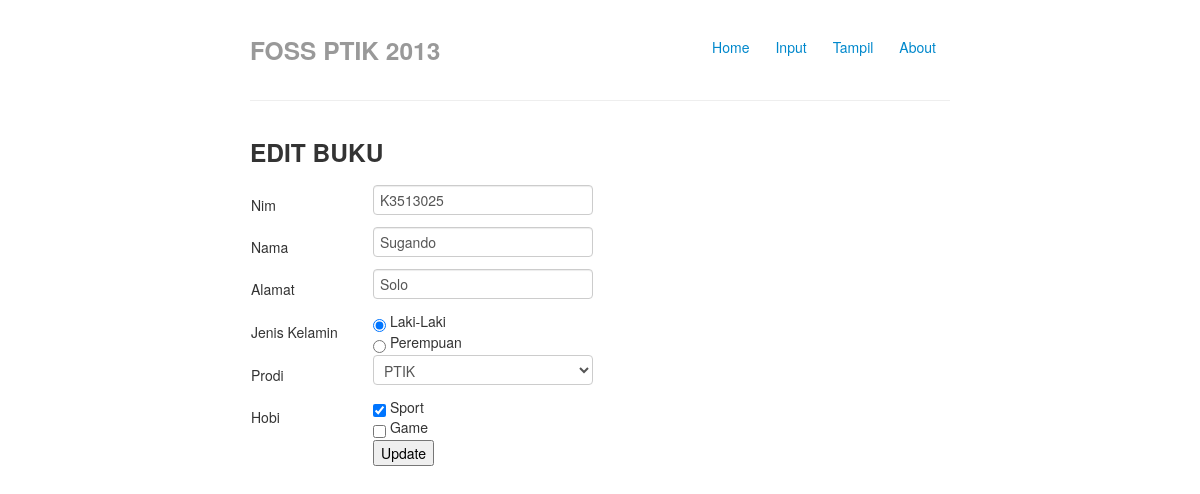
Screenshot of /index.php/mahasiswa/edit/7 with the database file from the repository.
### tables this page shows
CREATE TABLE IF NOT EXISTS `mahasiswa` (
`id` int(10) NOT NULL,
  `nim` varchar(10) NOT NULL,
  `nama` varchar(100) NOT NULL,
  `alamat` text NOT NULL,
  `jk` varchar(10) NOT NULL,
  `prodi` varchar(20) NOT NULL,
  `hobi` varchar(50) NOT NULL
);

### application/controllers/mahasiswa.php (called while the page is built, shortened)
<?php
class Mahasiswa extends CI_Controller {
	function __construct(){
		$this->load->helper(array('url','form'));
		$this->load->model('m_mahasiswa');
	}
	function edit($id){
		$data=array(
			'id'=>$id
			);
		$data['data_edit']=$this->m_mahasiswa->m_edit($data);
		$this->load->view('v_edit',$data);
	}
}
?>

### index.php (called while the page is built, shortened)
<?php
require_once BASEPATH.'core/CodeIgniter.php';

### application/models/m_mahasiswa.php (called while the page is built, shortened)
<?php
class M_mahasiswa extends CI_Controller{
	function m_edit($data){
		$this->db->where($data);
		$edit = $this->db->get('mahasiswa');
		return $edit->result();
	}
}
?>

### application/views/v_edit.php (the view, shortened to what this page needs)
	<h3>EDIT BUKU</h3>
	<?php foreach ($data_edit as $tes) {
		?>
		<form method="post" action="<?php echo base_url().'index.php/mahasiswa/update' ?>">
			<table>
				<tr>
					<td><input type="hidden" name="id" value="<?php echo $tes->id ?>"></td>
				</tr>
				<tr>
					<td width="120">Nim</td><td><input type="text" name="nim" value="<?php echo $tes->nim ?>"></td>
				</tr>
				<tr>
					<td width="120">Nama</td><td><input type="text" name="nama" value="<?php echo $tes->nama ?>"></td>
				</tr>
				<tr>
					<td>Alamat</td><td><input type="text" name="alamat" value="<?php echo $tes->alamat ?>"></td>
				</tr>
				<tr>
					<td>Jenis Kelamin</td>
					<td>
						<input type="radio" name="jk" value="Laki-laki" <?php if ($tes->jk=='Laki-laki') {echo set_radio('Laki-laki','Laki-laki',TRUE);} ?>> Laki-Laki <br />
						<input type="radio" name="jk" value="Perempuan" <?php if ($tes->jk=='Perempuan') {echo set_radio('Perempuan','Perempuan',TRUE);} ?>> Perempuan
					</td>
				</tr>
				<tr>
					<td>Prodi</td>
					<td><select name="prodi">
						<option value="PTIK" <?php if($tes->prodi=='PTIK') {echo "selected";} ?>>PTIK</option>
					</select>
				</td>
				</tr>
				<tr>
				<?php $pecah = explode(',', $tes->hobi); ?>
					<td>Hobi</td>
					<td><input type="checkbox" name="hobi[]" value="Sport" <?php if(in_array('Sport', $pecah)) {echo "checked";} ?>> Sport<br>
						<input type="checkbox" name="hobi[]" value="Game" <?php if(in_array('Game', $pecah)) {echo "checked";} ?>> Game
					</td>
				</tr>
				<tr>
					<td></td><td><input type="submit" value="Update" ></td>
				</tr>
			</table>
		</form>
		<?php
	}
	?>
</body>
</html>

### application/views/header.php (style rules this page uses)
body { padding-top: 20px; padding-bottom: 40px; }

### rows the page displays
mahasiswa: nim "K3513025", nama "Sugando", alamat "Solo", jk "☑", prodi "PTIK", hobi "☑"

### other values shown
anchor(base_url().'index.php/mahasiswa/index','Home') "Home"
anchor(base_url().'index.php/mahasiswa/tambah','Input') "Input"
anchor(base_url().'index.php/mahasiswa/lihat','Tampil') "Tampil"
anchor(base_url().'index.php/mahasiswa/about','About') "About"
